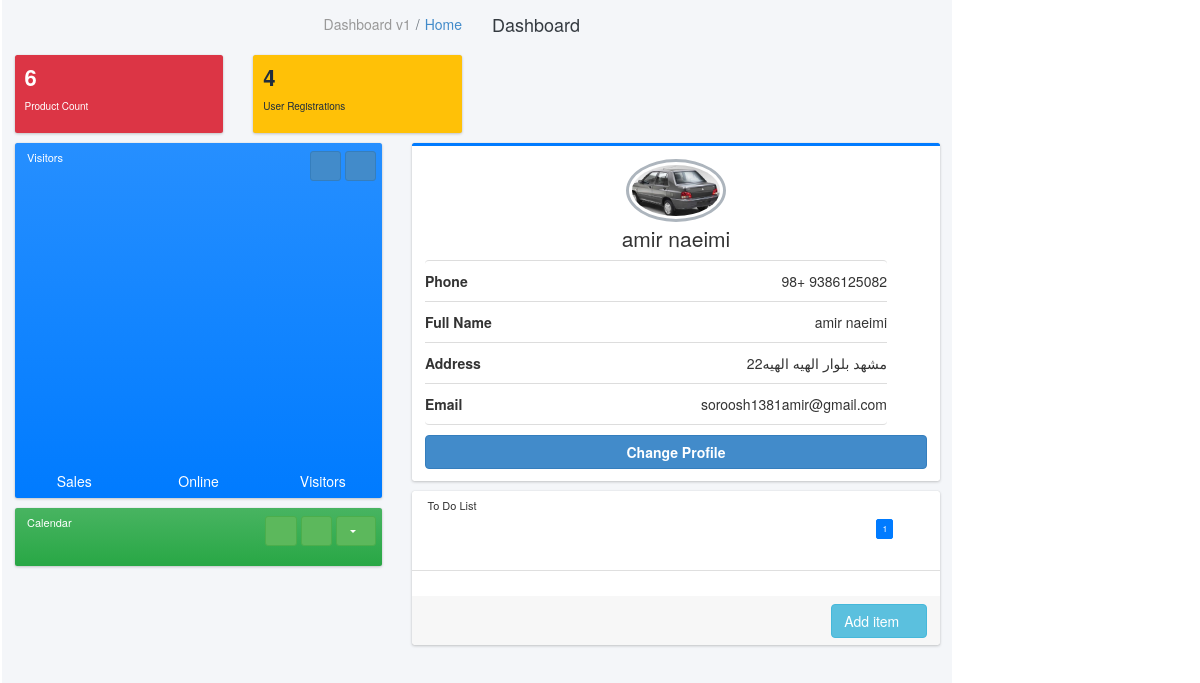
The page /account/profile (signed in) on the database its author committed.
### shop_account/models.py (models this page shows, shortened)
class Profile(models.Model):
    user = models.OneToOneField(UserAccount, on_delete=models.CASCADE)
    f_name = models.CharField(max_length=255, null=True, blank=True)
    l_name = models.CharField(max_length=255, null=True, blank=True)
    phone = models.IntegerField(null=True, blank=True)
    address = models.CharField(max_length=300, null=True, blank=True)
    avatar_image = models.ImageField(upload_to='profile-image', null=True, blank=True)

class UserAccount(AbstractBaseUser):
    email = models.EmailField(max_length=255, unique=True)
    name = models.CharField(max_length=255)
    is_active = models.BooleanField(default=True)
    is_staff = models.BooleanField(default=False)
    objects = UserAccountManager()
    USERNAME_FIELD = 'email'
    REQUIRED_FIELDS = ['name']

### shop_account/views.py (the view)
# urls.py: path('profile', views.user_profile),
@login_required(login_url='/login')
def user_profile(request):
    profile = Profile.objects.get(user_id=request.user.id)
    product = Product.objects.all()
    user = UserAccount.objects.all()
    todo = ToDo.objects.filter(user_id=request.user.id)
    paginator = Paginator(todo, 6)
    page_number = request.GET.get('page')
    page_obj = paginator.get_page(page_number)
    context = {
        'profile': profile,
        'product': product,
        'user': user,
        'page_obj': page_obj,
    }
    return render(request, 'account/profiel-user.html', context)

### shop_account/templates/account/profiel-user.html (shortened to what this page needs)
{% extends 'account/base_profile/base.html' %}
{% load static %}
{% block profile %}
    <div class="content-wrapper">
        <div class="content-header">
            <div class="container-fluid">
                <div class="row mb-2">
                    <div class="col-sm-6">
                        <h1 class="m-0 text-dark">Dashboard</h1>
                    </div>
                    <div class="col-sm-6">
                        <ol class="breadcrumb float-sm-right">
                            <li class="breadcrumb-item"><a href="">Home</a></li>
                            <li class="breadcrumb-item active">Dashboard v1</li>
                        </ol>
                    </div>
                </div>
            </div>
        </div>
        <section class="content">
            <div class="container-fluid">
                {% if request.user.is_staff and request.user.is_active %}
                    <div class="row">
                        <div class="col-lg-3 col-6">
                        </div>
                        <div class="col-lg-3 col-6">
                        </div>
                        <div class="col-lg-3 col-6">
                            <div class="small-box bg-warning">
                                <div class="inner">
                                    <h3>{{ user.count }}</h3>
                                    <p>User Registrations</p>
                                </div>
                            </div>
                        </div>
                        <div class="col-lg-3 col-6">
                            <div class="small-box bg-danger">
                                <div class="inner">
                                    <h3>{{ product.count }}</h3>
                                    <p>Product Count</p>
                                </div>
                            </div>
                        </div>
                    </div>
                {% endif %}
                <div class="row">
                    <section class="col-lg-7 connectedSortable">
                        <div class="card card-primary card-outline">
                            <div class="card-body box-profile">
                                <div class="text-center">
                                    {% if profile.avatar_image %}
                                        <img class="profile-user-img img-fluid img-circle"
                                             src="{{ profile.avatar_image.url }}" alt="User profile picture">
                                    {% endif %}
                                </div>
                                <h3 class="profile-username text-center">{{ profile.f_name }} {{ profile.l_name }}</h3>
                                <ul class="list-group list-group-unbordered mb-3">
                                    <li class="list-group-item">
                                        <b>Phone</b> <a class="float-right"> {{ profile.phone }} +98</a>
                                    </li>
                                    <li class="list-group-item">
                                        <b>Full Name</b> <a
                                            class="float-right">{{ profile.f_name }} {{ profile.l_name }}</a>
                                    </li>
                                    <li class="list-group-item">
                                        <b>Address</b> <a class="float-right">{{ profile.address }}</a>
                                    </li>
                                    <li class="list-group-item">
                                        <b>Email</b> <a class="float-right">{{ profile.user.email }}</a>
                                    </li>
                                </ul>
                                <a href="/account/update" class="btn btn-primary btn-block"><b>Change Profile</b></a>
                            </div>
                        </div>
                        {% if request.user.is_staff %}
                            <div class="card">
                                <div class="card-header">
                                    <h3 class="card-title">
                                        To Do List
                                    </h3>
                                    <div class="card-tools">
                                        <ul class="pagination pagination-sm">
                                            {% for num in page_obj.paginator.page_range %}
                                                {% ifequal num page_obj.number %}
                                                    <li class="page-item active"><a class="page-link"
                                                                                    href="?page={{ num }}">{{ num }}</a>
                                                    </li>
                                                {% else %}
                                                    <li class="page-item"><a class="page-link"
                                                                             href="?page={{ num }}">{{ num }}</a></li>
                                                {% endifequal %}
                                            {% endfor %}
                                        </ul>
                                    </div>
                                </div>
                                <div class="card-body">
                                </div>
                                <div class="card-footer clearfix">
                                    <a href="/todo/add-todo" class="btn btn-info float-right"><i
                                            class="fas fa-plus"></i>
                                        Add
                                        item
                                    </a>
                                </div>
                            </div>
                        {% endif %}
                    </section>
                    <section class="col-lg-5 connectedSortable">
                        <div class="card bg-gradient-primary">
                            <div class="card-header border-0">
                                <h3 class="card-title">
                                    <i class="fas fa-map-marker-alt mr-1"></i>
                                    Visitors
                                </h3>
                                <div class="card-tools">
                                    <button type="button"
                                            class="btn btn-primary btn-sm daterange"
                                            data-toggle="tooltip"
                                            title="Date range">
                                        <i class="far fa-calendar-alt"></i>
                                    </button>
                                    <button type="button"
                                            class="btn btn-primary btn-sm"
                                            data-card-widget="collapse"
                                            data-toggle="tooltip"
                                            title="Collapse">
                                        <i class="fas fa-minus"></i>
                                    </button>
                                </div>
                            </div>
                            <div class="card-body">
                                <div id="world-map" style="height: 250px; width: 100%;"></div>
                            </div>
                            <div class="card-footer bg-transparent">
                                <div class="row">
                                    <div class="col-4 text-center">
                                        <div class="text-white">Visitors</div>
                                    </div>
                                    <div class="col-4 text-center">
                                        <div class="text-white">Online</div>
                                    </div>
                                    <div class="col-4 text-center">
                                        <div class="text-white">Sales</div>
                                    </div>
                                </div>
                            </div>
                        </div>
                        <div class="card bg-gradient-success">
                            <div class="card-header border-0">
                                <h3 class="card-title">
                                    <i class="far fa-calendar-alt"></i>
                                    Calendar
                                </h3>
                                <div class="card-tools">
                                    <div class="btn-group">
                                        <button type="button" class="btn btn-success btn-sm dropdown-toggle"
                                                data-toggle="dropdown">
                                            <i class="fas fa-bars"></i></button>
                                    </div>
                                    <button type="button" class="btn btn-success btn-sm" data-card-widget="collapse">
                                        <i class="fas fa-minus"></i>
                                    </button>
                                    <button type="button" class="btn btn-success btn-sm" data-card-widget="remove">
                                        <i class="fas fa-times"></i>
                                    </button>
                                </div>
                            </div>
                            <div class="card-body pt-0">
                            </div>
                        </div>
                    </section>
                </div>
            </div>
        </section>
    </div>
{% endblock %}

### rows shown on the page
Profile: avatar_image (picture), f_name "amir", l_name "naeimi", phone "9386125082", address "مشهد بلوار الهیه الهیه22", user.email "soroosh1381amir@gmail.com"

### other values the page prints
{{ user.count }} "4"
{{ product.count }} "6"
{{ num }} "1"
